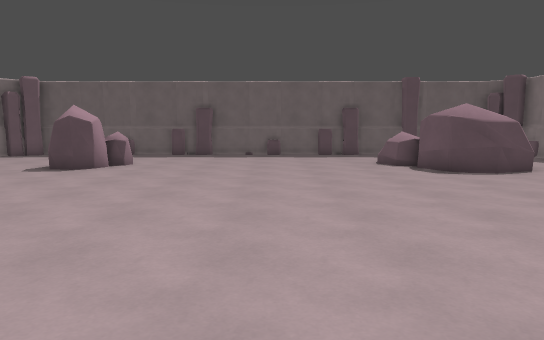
view 1 (above)

16 first-person views from a walk through a level from a Godot 3-D game. The camera is 1.4 m above the floor, tilts 6° down and sees 70° across. The floor is counted in squares, 1 m on a side. Each view is taken from the middle of a square. On the plan, view 1 faces up. The plan holds only what a view shows up to about 16 squares ahead; the rest is blank.

view 2
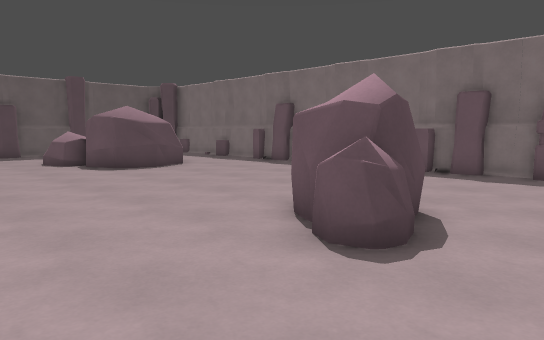

view 3
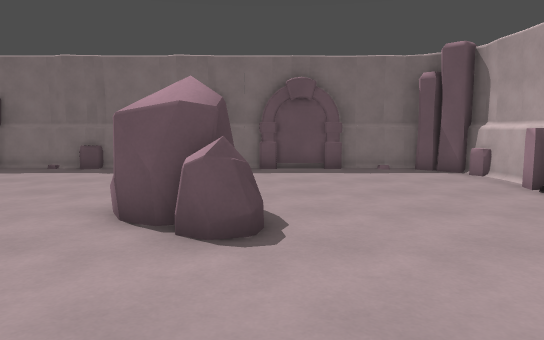

view 4
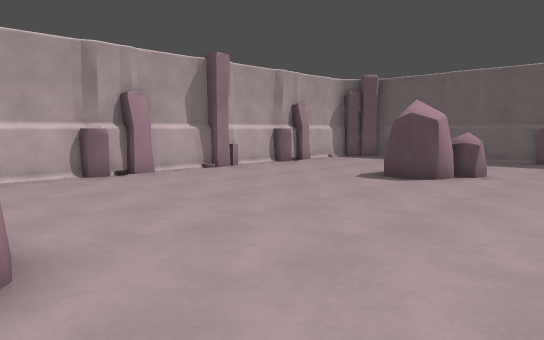

view 5
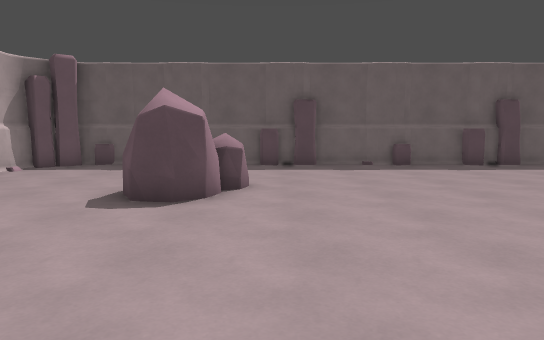

view 6
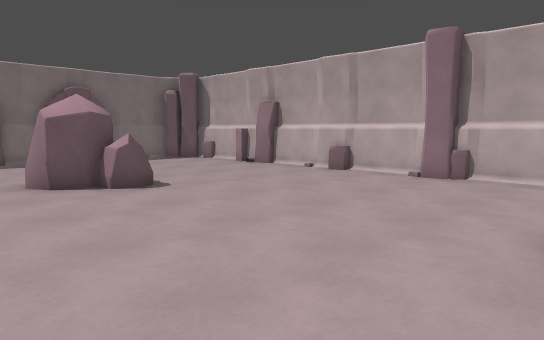

view 7
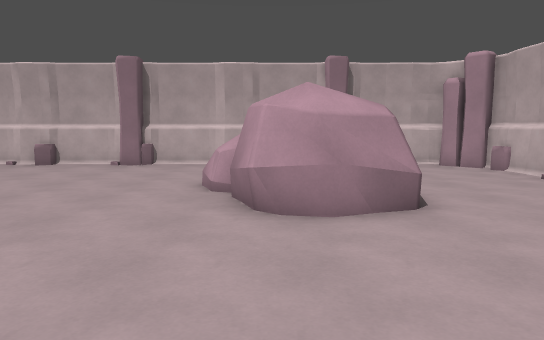

view 8
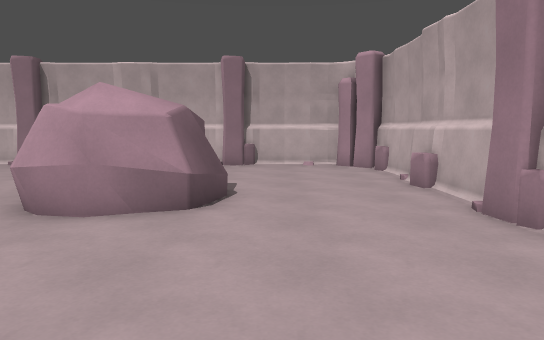

view 9
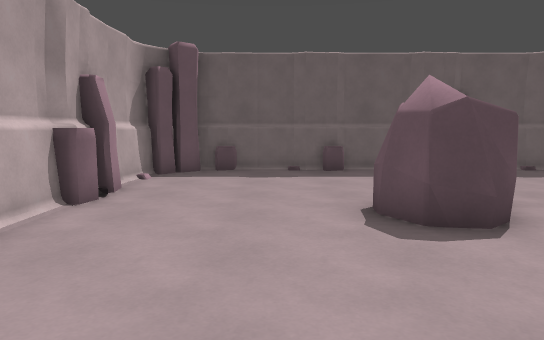

view 10
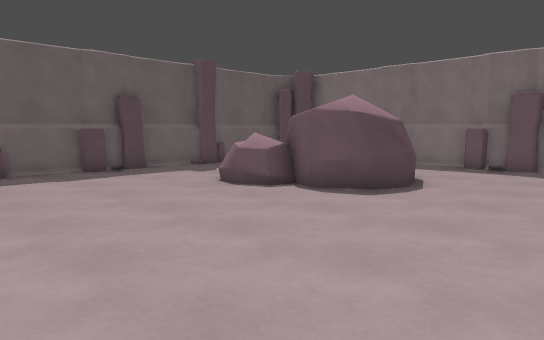

view 11
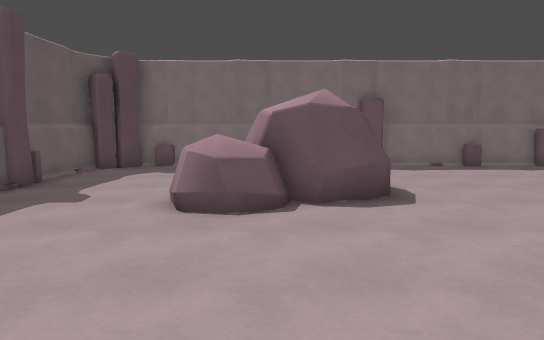

view 12
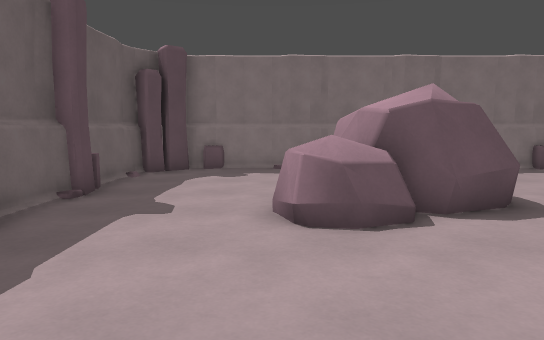

view 13
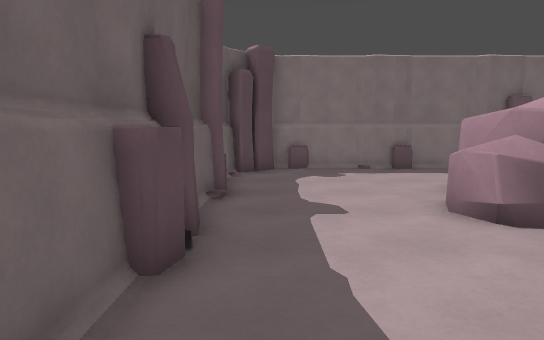

view 14
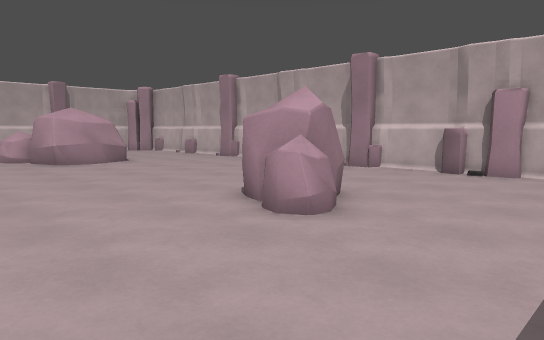

view 15
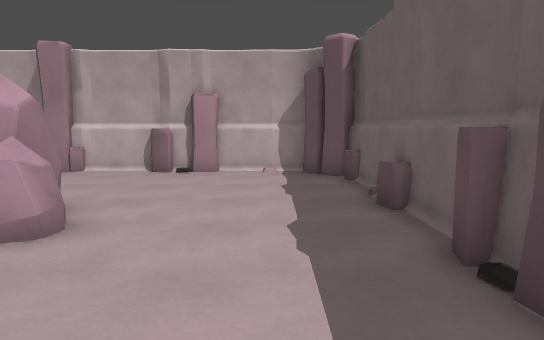

view 16
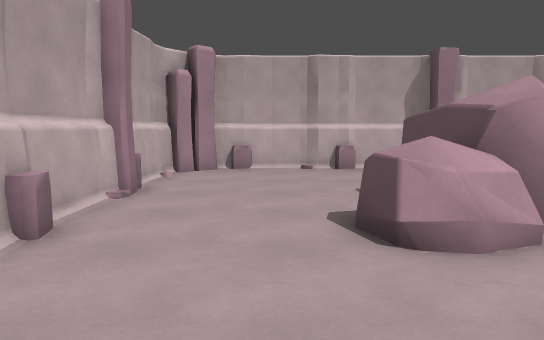

### Floor plan
Key: @ floor where view 1 was taken; # wall or solid block; . floor; ^ raised ledge; R rock.
Columns run from 14 left of view 1 to 13 right of it. Each row starts with its distance up from view 1.
 22  ##########################
 21 ###..##..^#..##..^#..##...##
 20 #..........................#
 19 #..........................#
 18 #..........................#
 17 #..................RR......#
 16 #.......R..........RRR.....#
 15 #.....RRR..........RRRR ...#
 14 #.....RRR...........RRR ...#
 13 #...................RRRR...#
 12 #..........................#
 11 #..........................#
 10 #..........................#
  9 #..........................#
  8 #..........................#
  7 #..........................#
  6 #..........................#
  5 #.......................  .#
  4 #......R...............  ..#
  3 #.....RRR..........RR......#
  2 #....RRRRR........RRR......#
  1 #.....RRRR........R........#
  0 #.......RR....@............#
 -1 #..........................#
 -2 #..........................#
 -3 #..........................#
 -4 #..........................#
 -5 ###..##..##..##..##..#^..###
 -6  ##################### ####

Where each view was taken, in squares from view 1:
view 1: 0 up, 0 right, facing up
view 2: 1 down, 0 right, facing up-right
view 3: 1 up, 1 left, facing right
view 4: 3 up, 2 left, facing up-left
view 5: 6 up, 5 left, facing up
view 6: 6 up, 5 left, facing down-right
view 7: 10 up, 6 left, facing down
view 8: 10 up, 10 left, facing down
view 9: 8 up, 10 left, facing up
view 10: 8 up, 2 left, facing up-right
view 11: 15 up, 2 left, facing right
view 12: 17 up, 1 left, facing right
view 13: 20 up, 1 left, facing right
view 14: 20 up, 1 left, facing down-left
view 15: 19 up, 1 left, facing left
view 16: 2 down, 0 right, facing left
